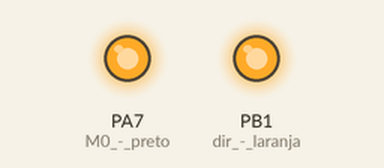
Bench run of a sketch on a simulated STM32 Blue Pill. On the bench: output pins drawn as LEDs (lit = HIGH). Pins used as bus, display or sensor lines are not drawn.

Above: at 0.1 s.
Timing chart, 0 to 1.6 s (numbered marks = the images above):
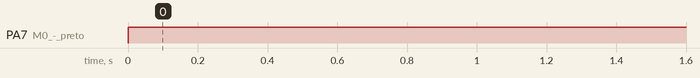

Measured:
- by itself, PA7 (M0_-_preto): LOW → HIGH at 0.00 s

The sketch:

teste.ino
```cpp
#include <Arduino.h>
#include <math.h>
#include <util/atomic.h>

void setup() {
  // Declare pins as output:
  pinMode(PB1, OUTPUT); //dir - laranja
  pinMode(PB0, OUTPUT); //step - roxo
  pinMode(PA7, OUTPUT); //M0 - preto/laranja
}

void loop() {
  // Set the spinning direction clockwise:
  digitalWrite(PB1, HIGH);
  digitalWrite(PA7, HIGH);


  digitalWrite(PB0, HIGH);
  delayMicroseconds(2000);
  digitalWrite(PB0, LOW);
  delayMicroseconds(2000);


  //delay(1000);
  //digitalWrite(PB1, LOW);
  //digitalWrite(PB0, LOW);
  //delay(1000);
}
```
